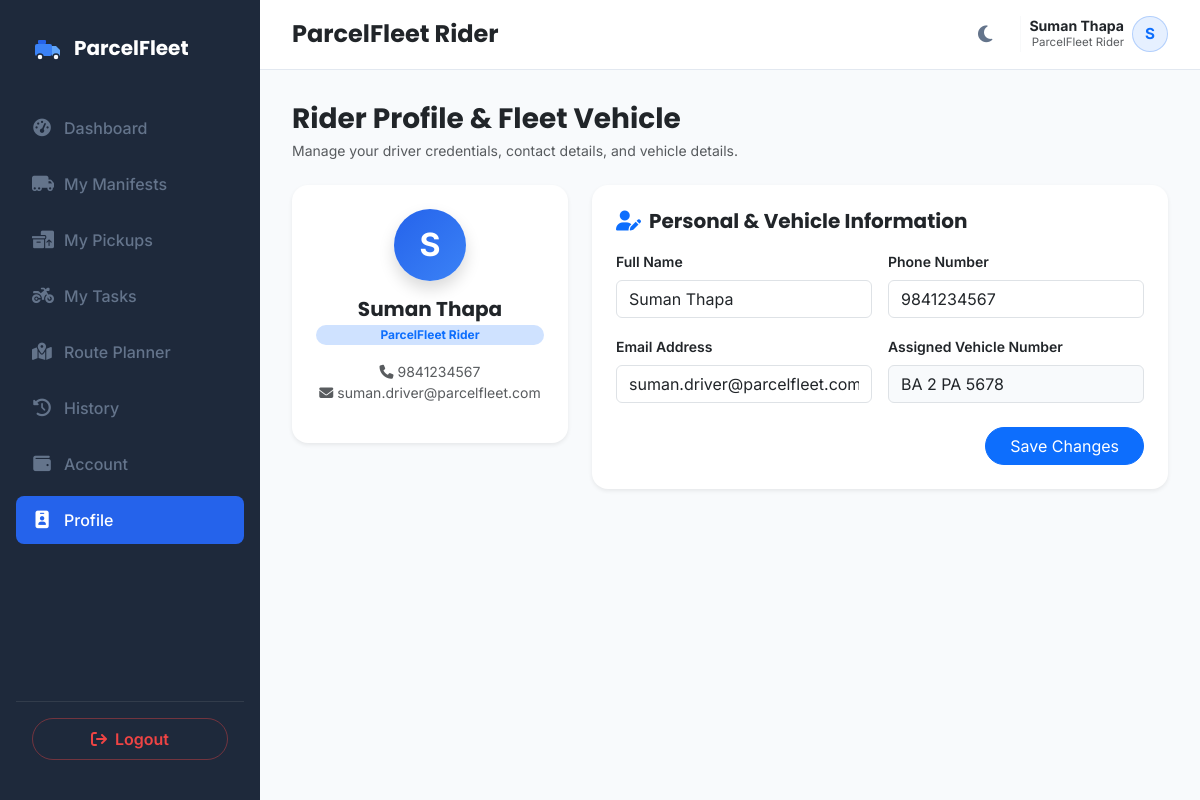
The app's page /driver/profile (signed in) with its own data.
### models.py (models this page shows, shortened)
class Driver(db.Model):
    __tablename__ = 'drivers'
    id = db.Column(db.Integer, primary_key=True)
    user_id = db.Column(db.Integer, db.ForeignKey('users.id'), nullable=True)
    name = db.Column(db.String(100), nullable=False)
    phone = db.Column(db.String(20), nullable=False, unique=True)
    email = db.Column(db.String(100), nullable=True, unique=True)
    vehicle_number = db.Column(db.String(50), nullable=False)  # Kept for backward compatibility
    availability = db.Column(db.String(20), default='Available')  # 'Available', 'On Delivery', 'Offline', 'On Break'
    latitude = db.Column(db.Float, nullable=False, default=27.7172)  # Default Kathmandu Coordinates
    longitude = db.Column(db.Float, nullable=False, default=85.3240)
    completed_deliveries = db.Column(db.Integer, default=0)
    average_delivery_time = db.Column(db.Float, default=0.0)  # In minutes
    employee_code = db.Column(db.String(50), unique=True, nullable=True)
    address = db.Column(db.String(255), nullable=True)
    license_number = db.Column(db.String(50), nullable=True)
    license_type = db.Column(db.String(50), default='Bike')  # 'Bike' (Category A), 'Van' (Category B), 'Pickup' (Category C), 'Truck' (Category D)
    license_expiry = db.Column(db.DateTime, nullable=True)
    joining_date = db.Column(db.DateTime, default=datetime.utcnow)
    assigned_vehicle_id = db.Column(db.Integer, db.ForeignKey('vehicles.id'), nullable=True)
    emergency_contact = db.Column(db.String(50), nullable=True)
    status = db.Column(db.String(30), default='Available')  # 'Available', 'Delivering', 'Off Duty', 'On Leave'
    hub_id = db.Column(db.Integer, db.ForeignKey('hubs.id'), nullable=True)
    rating = db.Column(db.Float, default=5.0)
    remarks = db.Column(db.Text, nullable=True)
    total_deliveries = db.Column(db.Integer, default=0)
    successful_deliveries = db.Column(db.Integer, default=0)
    failed_deliveries = db.Column(db.Integer, default=0)
    parcels = db.relationship('Parcel', backref='assigned_driver', foreign_keys="Parcel.assigned_driver_id")
    assignments = db.relationship('Assignment', backref='driver', cascade="all, delete-orphan")

### app.py (the view, shortened to what this page needs)
@app.route('/driver/profile', methods=['GET', 'POST'])
@login_required
def driver_profile():
    if current_user.role != 'driver':
        return redirect(url_for('index'))
    driver = Driver.query.filter_by(user_id=current_user.id).first_or_404()
    return render_template(
        'driver_profile.html',
        active_page='driver_profile',
        driver=driver
    )

### templates/driver_profile.html (shortened to what this page needs)
{% extends "base.html" %}
{% block content %}
<div class="container-fluid px-0">
    <div class="d-flex flex-wrap justify-content-between align-items-center gap-3 mb-4">
        <div>
            <h3 class="fw-bold text-dark mb-1">Rider Profile & Fleet Vehicle</h3>
            <p class="text-muted small mb-0">Manage your driver credentials, contact details, and vehicle details.</p>
        </div>
    </div>
    <div class="row g-4">
        <div class="col-12 col-lg-4">
            <div class="card border-0 shadow-sm rounded-4 p-4 text-center bg-white">
                <div class="rounded-circle bg-primary text-white d-flex align-items-center justify-content-center fw-bold fs-2 mx-auto mb-3 shadow" style="width: 72px; height: 72px; background: linear-gradient(135deg, #2563EB 0%, #3B82F6 100%) !important;">
                    {{ (driver.name[0] if driver.name else 'R').upper() }}
                </div>
                <h5 class="fw-bold text-dark mb-1">{{ driver.name }}</h5>
                <span class="badge bg-primary-subtle text-primary rounded-pill mb-3">ParcelFleet Rider</span>
                <p class="text-muted small mb-0"><i class="fa-solid fa-phone me-1"></i>{{ driver.phone }}</p>
                <p class="text-muted small"><i class="fa-solid fa-envelope me-1"></i>{{ driver.email or 'N/A' }}</p>
            </div>
        </div>
        <div class="col-12 col-lg-8">
            <div class="card border-0 shadow-sm rounded-4 p-4 bg-white">
                <h5 class="fw-bold text-dark mb-3"><i class="fa-solid fa-user-pen text-primary me-2"></i>Personal & Vehicle Information</h5>
                <form method="POST" action="{{ url_for('driver_profile') }}">
                    <div class="row g-3">
                        <div class="col-12 col-md-6">
                            <label class="form-label fw-semibold small">Full Name</label>
                            <input type="text" name="name" class="form-control" value="{{ driver.name }}" required>
                        </div>
                        <div class="col-12 col-md-6">
                            <label class="form-label fw-semibold small">Phone Number</label>
                            <input type="text" name="phone" class="form-control" value="{{ driver.phone }}" required>
                        </div>
                        <div class="col-12 col-md-6">
                            <label class="form-label fw-semibold small">Email Address</label>
                            <input type="email" name="email" class="form-control" value="{{ driver.email or '' }}">
                        </div>
                        <div class="col-12 col-md-6">
                            <label class="form-label fw-semibold small">Assigned Vehicle Number</label>
                            <input type="text" class="form-control" value="{{ driver.vehicle_number }}" readonly style="background: #F8FAFC;">
                        </div>
                    </div>
                    <div class="mt-4 text-end">
                        <button type="submit" class="btn btn-primary rounded-pill px-4">Save Changes</button>
                    </div>
                </form>
            </div>
        </div>
    </div>
</div>
{% endblock %}

### templates/base.html (shortened to what this page needs)
<!DOCTYPE html>
<html lang="en">
<head>
    <link rel="stylesheet" href="https://cdnjs.cloudflare.com/ajax/libs/font-awesome/6.4.0/css/all.min.css">
    <link href="https://cdn.jsdelivr.net/npm/bootstrap@5.3.0/dist/css/bootstrap.min.css" rel="stylesheet">
    <link rel="stylesheet" href="https://unpkg.com/leaflet@1.9.4/dist/leaflet.css" />
    <link rel="stylesheet" href="{{ url_for('static', filename='css/styles.css') }}">
</head>
<body>
    {% if current_user.is_authenticated and not no_layout %}
    <div class="app-container">
        <aside class="sidebar" id="sidebar">
            <div class="brand">
                <span>ParcelFleet</span>
            </div>
            <ul class="sidebar-nav">
                {% if current_user.role == 'admin' %}
                <li class="sidebar-nav-item {% if active_page == 'dashboard' %}active{% endif %}">
                    <a href="{{ url_for('admin_dashboard') }}">
                        <i class="fa-solid fa-chart-line"></i>
                        <span>Admin Dashboard</span>
                    </a>
                </li>
                <li class="sidebar-nav-item {% if active_page == 'hubs' %}active{% endif %}">
                    <a href="{{ url_for('manage_hubs') }}">
                        <i class="fa-solid fa-warehouse"></i>
                        <span>Branches & Hubs</span>
                    </a>
                </li>
                <li class="sidebar-nav-item {% if active_page == 'pricing_rules' %}active{% endif %}">
                    <a href="{{ url_for('pricing_rules') }}">
                        <i class="fa-solid fa-tags"></i>
                        <span>Pricing & Zones</span>
                    </a>
                </li>
                <li class="sidebar-nav-item {% if active_page == 'users' %}active{% endif %}">
                    <a href="{{ url_for('manage_users') }}">
                        <i class="fa-solid fa-users-gear"></i>
                        <span>User Management</span>
                    </a>
                </li>
                <li class="sidebar-nav-item {% if active_page == 'parcels' %}active{% endif %}">
                    <a href="{{ url_for('manage_parcels') }}">
                        <i class="fa-solid fa-boxes-stacked"></i>
                        <span>All Shipments</span>
                    </a>
                </li>
                <li class="sidebar-nav-item {% if active_page == 'manifests' %}active{% endif %}">
                    <a href="{{ url_for('manage_manifests') }}">
                        <i class="fa-solid fa-file-invoice-dollar"></i>
                        <span>Freight Manifests</span>
                    </a>
                </li>
                <li class="sidebar-nav-item {% if active_page == 'delivery_sheets' %}active{% endif %}">
                    <a href="{{ url_for('delivery_sheets') }}">
                        <i class="fa-solid fa-clipboard-list"></i>
                        <span>Delivery Sheets</span>
                    </a>
                </li>
                <li class="sidebar-nav-item {% if active_page == 'vehicles' %}active{% endif %}">
                    <a href="{{ url_for('manage_vehicles') }}">
                        <i class="fa-solid fa-truck"></i>
                        <span>Fleet Vehicles</span>
                    </a>
                </li>
                <li class="sidebar-nav-item {% if active_page == 'drivers' %}active{% endif %}">
                    <a href="{{ url_for('manage_drivers') }}">
                        <i class="fa-solid fa-motorcycle"></i>
                        <span>Drivers / Fleet</span>
                    </a>
                </li>
                <li class="sidebar-nav-item {% if active_page == 'cod_reconciliation' %}active{% endif %}">
                    <a href="{{ url_for('cod_reconciliation') }}">
                        <i class="fa-solid fa-hand-holding-dollar"></i>
                        <span>COD Reconciliation</span>
                    </a>
                </li>
                <li class="sidebar-nav-item {% if active_page == 'reports' %}active{% endif %}">
                    <a href="{{ url_for('view_reports') }}">
                        <i class="fa-solid fa-chart-pie"></i>
                        <span>Financial Reports</span>
                    </a>
                </li>
                <li class="sidebar-nav-item {% if active_page == 'company_settings' %}active{% endif %}">
                    <a href="{{ url_for('company_settings') }}">
                        <i class="fa-solid fa-sliders"></i>
                        <span>Company Settings</span>
                    </a>
                </li>
                {% elif current_user.role == 'driver' %}
                <li class="sidebar-nav-item {% if active_page == 'driver_dashboard' %}active{% endif %}">
                    <a href="{{ url_for('driver_dashboard') }}">
                        <i class="fa-solid fa-gauge-high"></i>
                        <span>Dashboard</span>
                    </a>
                </li>
                <li class="sidebar-nav-item {% if active_page == 'driver_manifests' %}active{% endif %}">
                    <a href="{{ url_for('driver_manifests') }}">
                        <i class="fa-solid fa-truck-moving"></i>
                        <span>My Manifests</span>
                    </a>
                </li>
                <li class="sidebar-nav-item {% if active_page == 'driver_pickups' %}active{% endif %}">
                    <a href="{{ url_for('driver_pickups') }}">
                        <i class="fa-solid fa-boxes-packing"></i>
                        <span>My Pickups</span>
                    </a>
                </li>
                <li class="sidebar-nav-item {% if active_page == 'driver_tasks' %}active{% endif %}">
                    <a href="{{ url_for('driver_tasks') }}">
                        <i class="fa-solid fa-motorcycle"></i>
                        <span>My Tasks</span>
                    </a>
                </li>
                <li class="sidebar-nav-item {% if active_page == 'driver_route_planner' %}active{% endif %}">
                    <a href="{{ url_for('driver_route_planner') }}">
                        <i class="fa-solid fa-map-location-dot"></i>
                        <span>Route Planner</span>
                    </a>
                </li>
                <li class="sidebar-nav-item {% if active_page == 'driver_history' %}active{% endif %}">
                    <a href="{{ url_for('driver_history') }}">
                        <i class="fa-solid fa-clock-rotate-left"></i>
                        <span>History</span>
                    </a>
                </li>
                <li class="sidebar-nav-item {% if active_page == 'driver_account' %}active{% endif %}">
                    <a href="{{ url_for('driver_account') }}">
                        <i class="fa-solid fa-wallet"></i>
                        <span>Account</span>
                    </a>
                </li>
                <li class="sidebar-nav-item {% if active_page == 'driver_profile' %}active{% endif %}">
                    <a href="{{ url_for('driver_profile') }}">
                        <i class="fa-solid fa-id-badge"></i>
                        <span>Profile</span>
                    </a>
                </li>
                {% endif %}
            </ul>
            {% if current_user.role == 'driver' %}
            <div class="p-3 mt-auto border-top border-secondary border-opacity-25">
                <a href="{{ url_for('logout') }}" class="btn btn-outline-danger w-100 d-flex align-items-center justify-content-center gap-2 rounded-pill py-2" style="border-color: rgba(239, 68, 68, 0.4); color: #EF4444; font-weight: 600;">
                    <i class="fa-solid fa-arrow-right-from-bracket"></i>
                    <span>Logout</span>
                </a>
            </div>
            {% endif %}
        </aside>
        <main class="main-viewport">
            <header class="header-bar">
                <div class="d-flex align-items-center gap-3">
                    {% if current_user.role == 'driver' %}
                    <h4 class="mb-0 text-dark fw-bold">ParcelFleet Rider</h4>
                    {% else %}
                    <h4 class="mb-0 text-capitalize text-dark fw-bold">{% block page_title %}{{ active_page }}{% endblock %}</h4>
                    {% endif %}
                </div>
                <div class="header-actions">
                    <button class="theme-toggle-btn" id="themeToggle" onclick="toggleThemeMode()">
                        <i class="fa-solid fa-moon" id="themeIcon"></i>
                    </button>
                    {% if current_user.role == 'driver' %}
                    <div class="d-flex align-items-center gap-2 ps-2 border-start border-light">
                        <div class="text-end d-none d-sm-block">
                            <div class="fw-bold text-dark" style="font-size: 0.88rem; line-height: 1.1;">{{ current_user.driver_profile.name if current_user.driver_profile else current_user.username }}</div>
                            <div class="text-muted" style="font-size: 0.72rem;">ParcelFleet Rider</div>
                        </div>
                        <div class="rounded-circle bg-primary bg-opacity-10 text-primary d-flex align-items-center justify-content-center fw-bold" style="width: 36px; height: 36px; font-size: 0.95rem; border: 1.5px solid rgba(59, 130, 246, 0.3);">
                            {{ (current_user.driver_profile.name[0] if (current_user.driver_profile and current_user.driver_profile.name) else current_user.username[0]).upper() }}
                        </div>
                    </div>
                    {% endif %}
                </div>
            </header>
            <section class="main-content">
                {% block content %}{% endblock %}
            </section>
        </main>
    </div>
    {% endif %}
</body>
</html>

### records on screen
Driver: driver_profile "Suman Thapa", name "S", name "Suman Thapa", phone "9841234567", email "suman.driver@parcelfleet.com", vehicle_number "BA 2 PA 5678"
